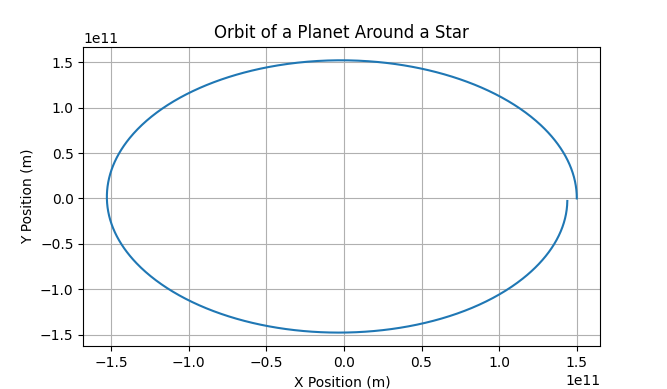

Python code for this plot:
# To connect nonlinear dynamics to a cosmic scale, let's consider a simplified model of a two-body problem in an orbital system.
# In this model, we examine the motion of a smaller body (like a planet) around a much larger body (like a star), influenced by gravitational forces.

import numpy as np
from scipy.integrate import solve_ivp
import matplotlib.pyplot as plt

def two_body_orbit(t, state, G, M):
    x, y, vx, vy = state  # Position and velocity components of the smaller body

    # Distance from the larger body
    r = np.sqrt(x**2 + y**2)

    # Gravitational force magnitude
    F = G * M / r**2

    # Acceleration components
    ax = -F * x / r
    ay = -F * y / r

    return [vx, vy, ax, ay]

# Gravitational constant and mass of the larger body (e.g., a star)
G = 6.67430e-11  # m^3 kg^-1 s^-2
M = 1.989e30     # kg (mass of the Sun)

# Initial conditions: position and velocity of the smaller body (e.g., a planet)
initial_state = [1.5e11, 0, 0, 30000]  # Approximate values for Earth

# Time array
t_span = [0, 3.154e7]  # One year in seconds
t_eval = np.linspace(*t_span, 1000)

# Solve the differential equations
solution = solve_ivp(two_body_orbit, t_span, initial_state, args=(G, M),
                     t_eval=t_eval, method='RK45')

# Plotting
plt.figure(figsize=(10, 6))
plt.plot(solution.y[0], solution.y[1])
plt.title("Orbit of a Planet Around a Star")
plt.xlabel("X Position (m)")
plt.ylabel("Y Position (m)")
plt.grid()
plt.show()
